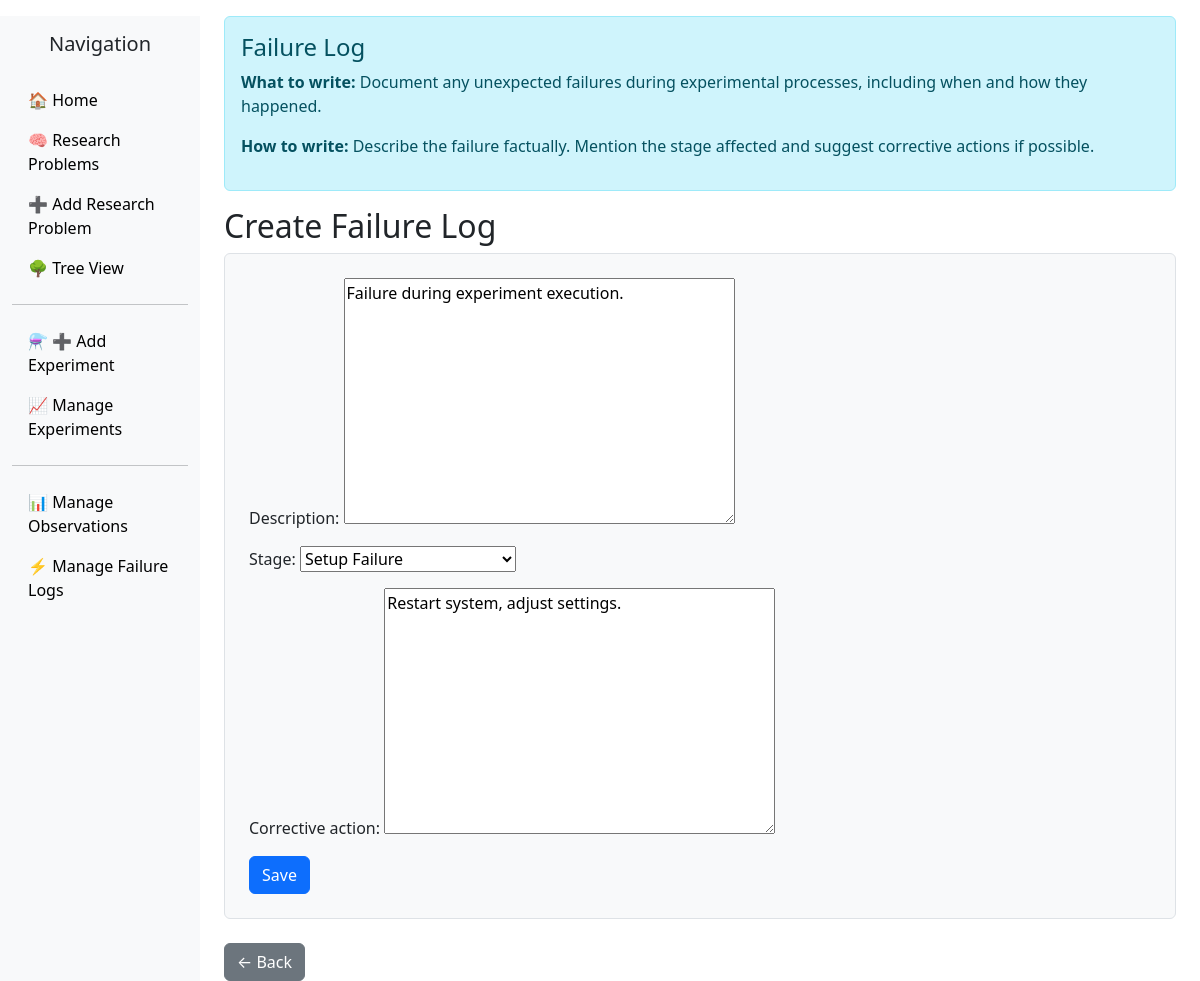
Screenshot of /failures/1/edit/ with the database file from the repository.
### scientificmethod/models.py (models this page shows, shortened)
class TimestampedModel(models.Model):
    created_at = models.DateTimeField(default=timezone.now)
    updated_at = models.DateTimeField(auto_now=True)
    class Meta:
        abstract = True

class FailureLog(TimestampedModel):
    experiment = models.ForeignKey(Experiment, on_delete=models.CASCADE, related_name='failure_logs')
    description = MDTextField()
    stage = models.CharField(
        max_length=50,
        choices=[
            ('Setup', 'Setup Failure'),
            ('Execution', 'Execution Failure'),
            ('Data Collection', 'Data Collection Failure'),
            ('Post Processing', 'Post Processing Failure'),
            ('Unknown', 'Unknown/Multiple Stages')
        ]
    )
    corrective_action = MDTextField(null=True, blank=True)

### scientificmethod/views.py (the view, shortened to what this page needs)
# urls.py: path('failures/<int:pk>/edit/', views.FailureLogUpdateView.as_view(), name='failurelog_update'),  # NEW
class FailureLogUpdateView(generic.UpdateView):
    model = FailureLog
    fields = ['description', 'stage', 'corrective_action']
    template_name = 'scientificmethod/failurelog_form.html'

### scientificmethod/templates/scientificmethod/failurelog_form.html (shortened to what this page needs)
{% extends "scientificmethod/base.html" %}
{% block content %}
<div class="alert alert-info" role="alert">
  <h4 class="alert-heading">Failure Log</h4>
  <p><strong>What to write:</strong> Document any unexpected failures during experimental processes, including when and how they happened.</p>
  <p><strong>How to write:</strong> Describe the failure factually. Mention the stage affected and suggest corrective actions if possible.</p>
</div>
<h2>{% if edit_mode %}Edit{% else %}Create{% endif %} Failure Log</h2>
<form method="post" class="p-4 border rounded bg-light">
    {{ form.as_p }}
    <button type="submit" class="btn btn-primary">{% if edit_mode %}Update{% else %}Save{% endif %}</button>
</form>
<br>
<a href="{% url 'researchproblem_list' %}" class="btn btn-secondary">← Back</a>
{% endblock %}

### scientificmethod/templates/scientificmethod/base.html (style rules this page uses)
body { padding-top: 1rem; }

### rows the page displays
FailureLog: description "Failure during experiment execution.", stage "Setup Failure", corrective_action "Restart system, adjust settings."
